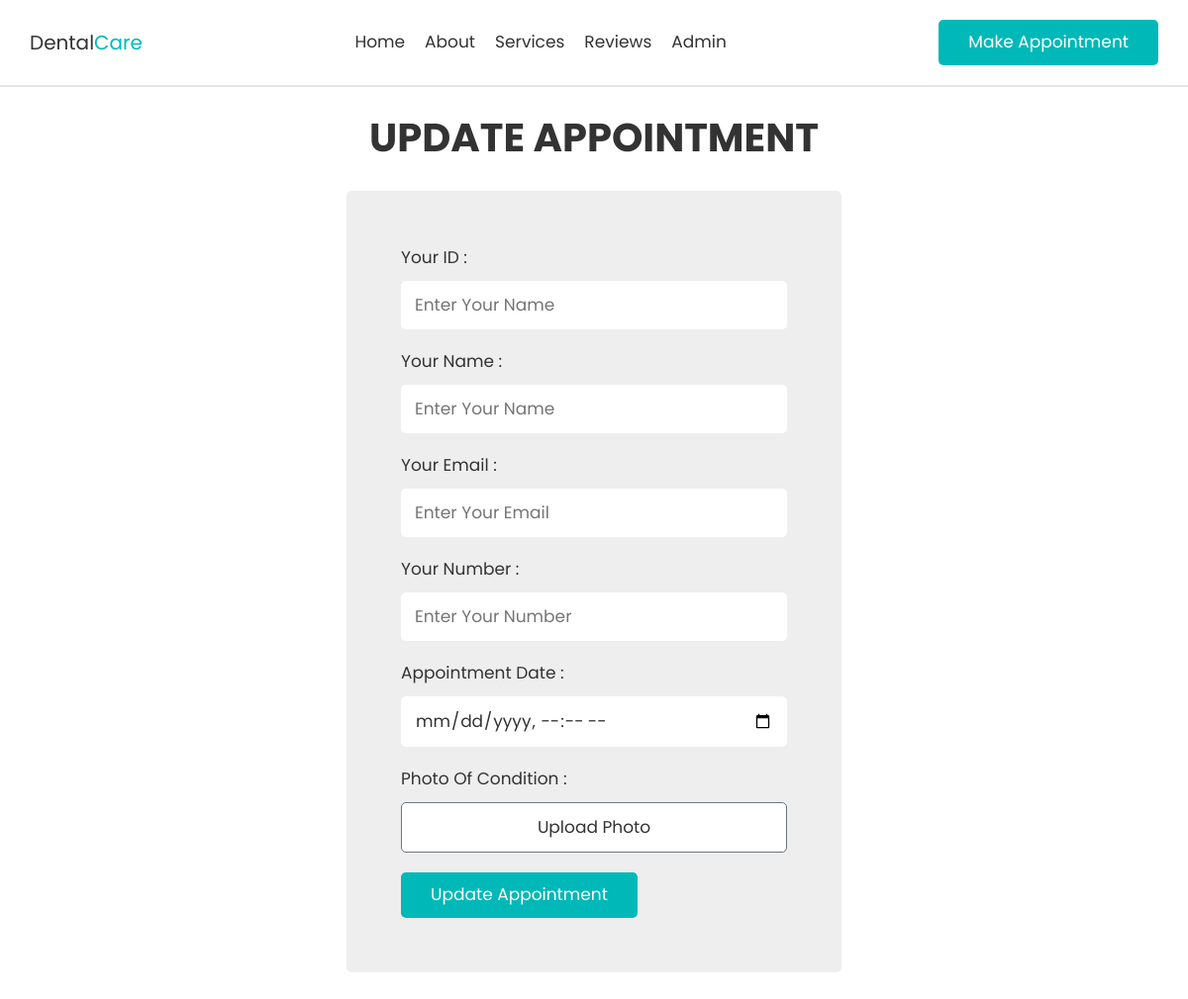
The page /update/1 on the database as committed earlier.
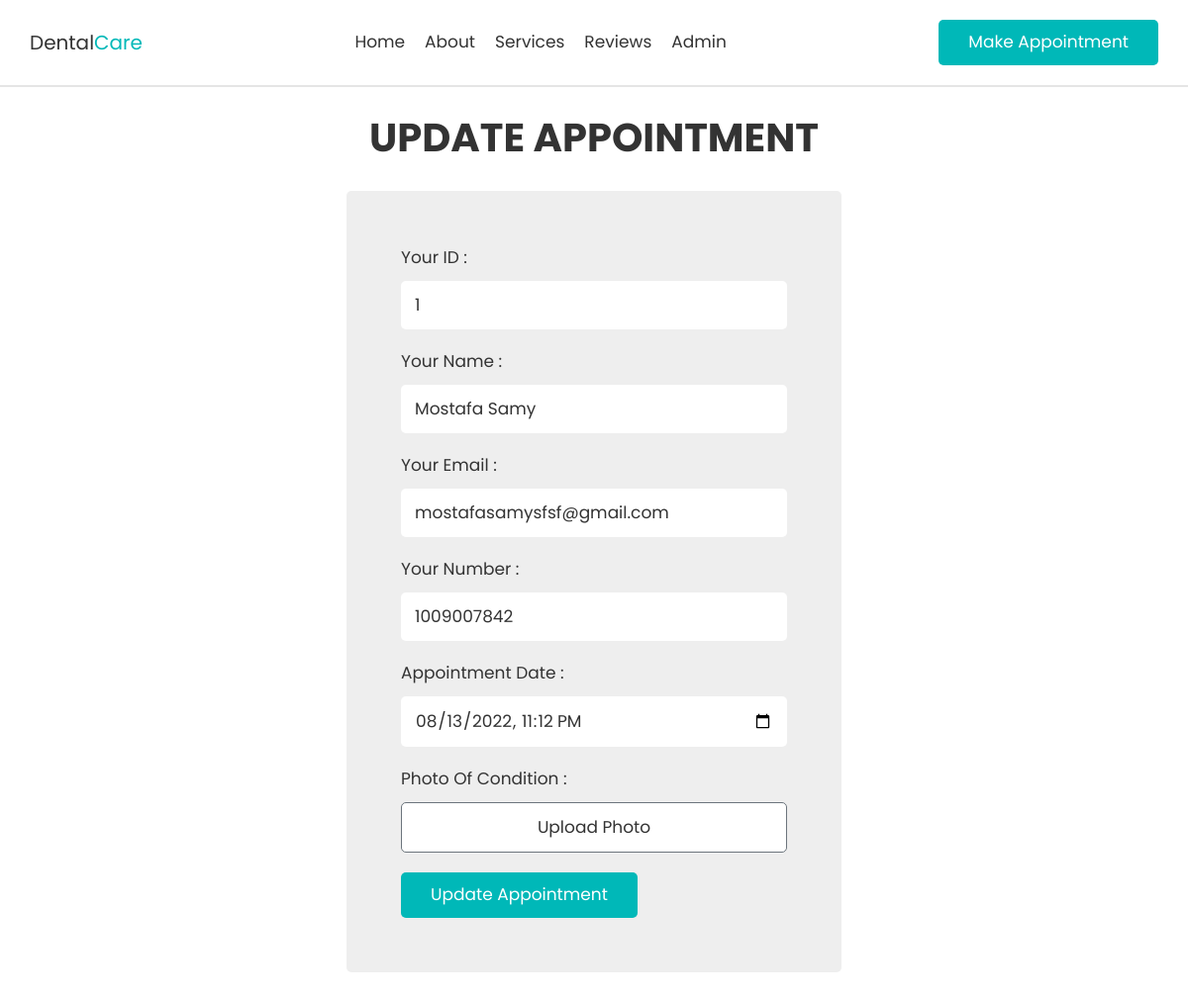
The same page on the database as committed later.
### tables this page shows
CREATE TABLE contact_form ( id Integer PRIMARY KEY,
  name varchar(100) NOT NULL,
  email varchar(100) NOT NULL,
  number varchar(11) NOT NULL,
  date datetime NOT NULL UNIQUE,
  picture,
  app_status BOOLEAN
);

### app.py (the view)
@app.route('/update/<int:id>',methods=['GET','POST'])
def update_appointment(id):
    conn = get_db()
    if request.method == 'POST':
        name = request.form ['name']
        email = request.form['email']
        number = request.form['number']
        date = request.form['date']
        conn.execute(f"Update contact_form set name='{name}' , email='{email}' , number='{number}' , date='{date}' where id={id}")
        conn.commit()
        conn.close()
    elif request.method == 'GET':
        conn = conn.cursor().execute(f"select * from contact_form where id={id}")
        row = conn.fetchone()
        conn.close()
        return render_template("update_appointment.html",row=row)
    return redirect(url_for("admin"))

### database.py (called while the page is built)
def get_db():
    db = sqlite3.connect('Patients.sqlite',detect_types=sqlite3.PARSE_DECLTYPES)
    db.row_factory = sqlite3.Row
    return db

### templates/update_appointment.html (shortened to what this page needs)
{% extends 'nav.html' %}
{% block content %}
<section class="contact" id="contact">
    <h1 class="heading">Update Appointment</h1>
    <form action="" method="POST">
       <span>Your ID :</span>
       <input type="text" name="id" placeholder="Enter Your Name" value="{{row[0]}}" class="box" disabled>
       <span>Your name :</span>
       <input type="text" name="name" placeholder="Enter Your Name" value="{{row[1]}}" class="box" required>
       <span>Your email :</span>
       <input type="email" name="email" placeholder="Enter Your Email" value="{{row[2]}}" class="box" required>
       <span>Your number :</span>
       <input type="number" name="number" placeholder="Enter Your Number" value="{{row[3]}}" class="box" required>
       <span>Appointment Date :</span>
       <input type="datetime-local" name="date" class="box" value="{{row[4]}}" required>
       <span>Photo of Condition :</span>
       <button type="button" name="mypict" id="picturelabel" value="" href="{{url_for('upload_file')}}" class="box btn btn-outline-secondary">Upload Photo</button>
      <input type="submit" value="Update Appointment" name="submit" class="link-btn">
    </form>
</section>
{% endblock %}

Rows that differ between the two databases and show on the page:
added contact_form: id "1", name "Mostafa Samy", email "mostafasamysfsf@gmail.com", number "1009007842", date "08/13/2022 23:12"
